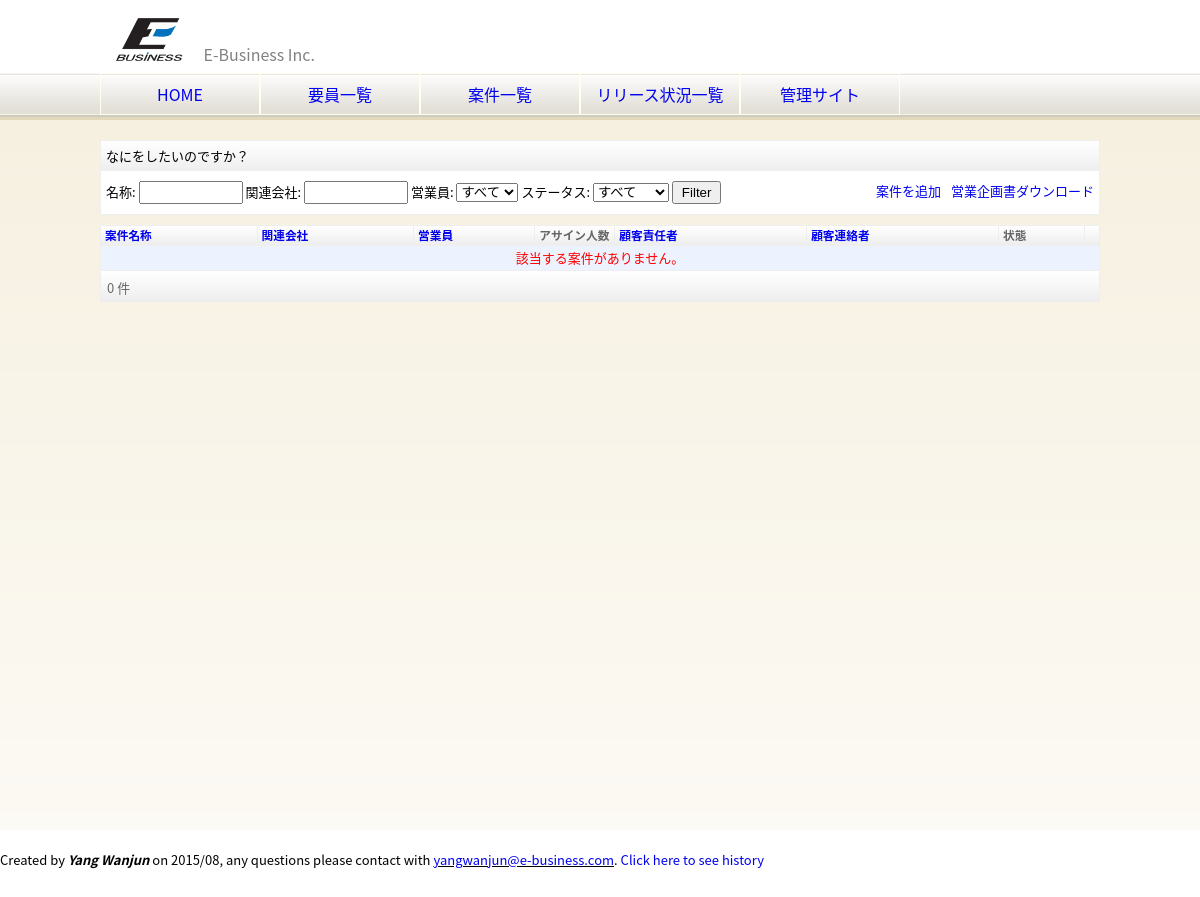
The page /eb/project_list.html on the database as committed earlier.
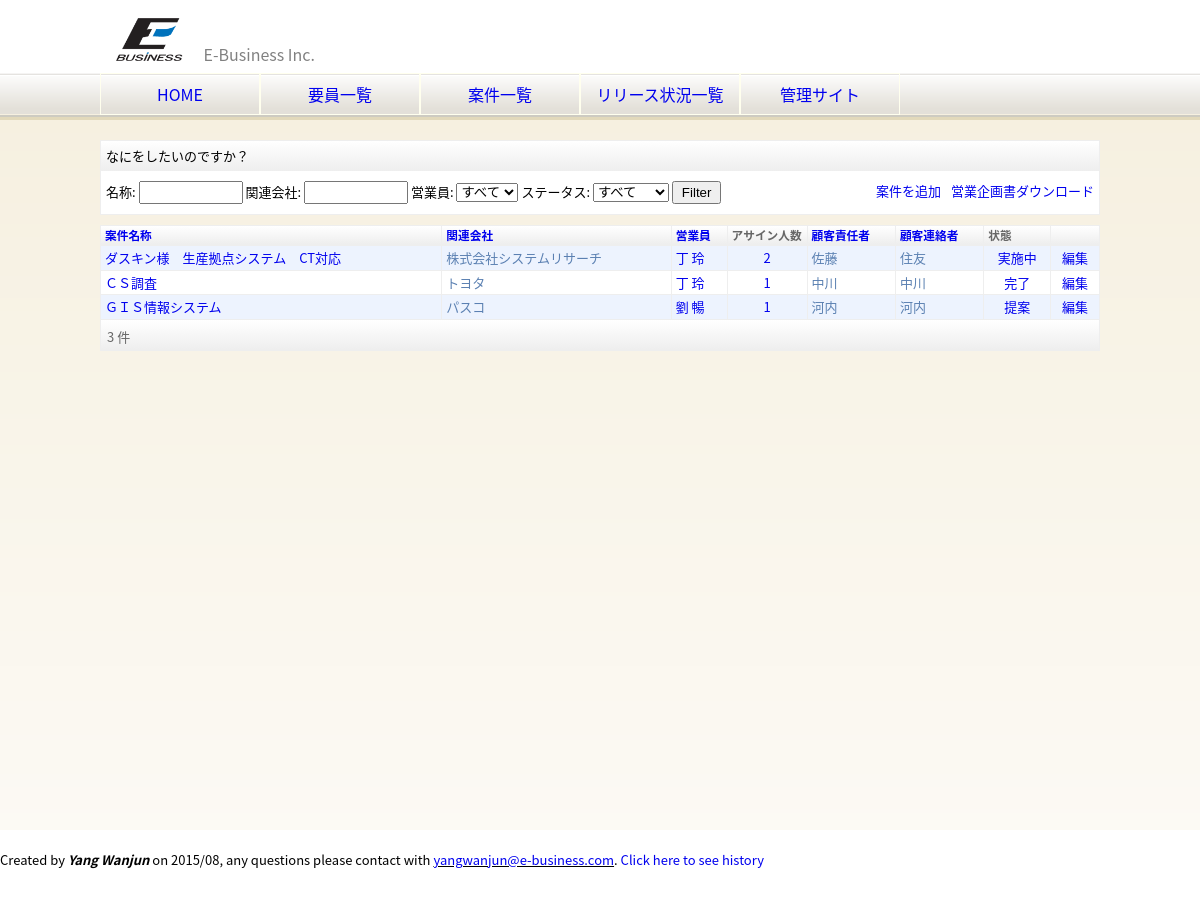
The same page on the database as committed later.
### eb/models.py (models this page shows, shortened)
class Project(models.Model):
    name = models.CharField(blank=False, null=False, max_length=50, verbose_name=u"案件名称")
    description = models.TextField(blank=True, null=True, verbose_name=u"案件概要")
    skills = models.ManyToManyField(Skill, through='ProjectSkill', blank=True, null=True, verbose_name=u"スキル要求")
    start_date = models.DateField(blank=True, null=True, verbose_name=u"開始日")
    end_date = models.DateField(blank=True, null=True, verbose_name=u"終了日")
    address = models.CharField(blank=True, null=True, max_length=255, verbose_name=u"作業場所")
    status = models.IntegerField(choices=PROJECT_STATUS, verbose_name=u"ステータス")
    client = models.ForeignKey(Client, blank=True, null=True, verbose_name=u"関連会社")
    boss = models.ForeignKey(ClientMember, blank=True, null=True, related_name="boss_set", verbose_name=u"案件責任者")
    middleman = models.ForeignKey(ClientMember, blank=True, null=True,
                                  related_name="middleman_set", verbose_name=u"案件連絡者")
    salesperson = models.ForeignKey(Salesperson, blank=True, null=True, verbose_name=u"営業員")
    members = models.ManyToManyField(Member, through='ProjectMember', blank=True, null=True)
    class Meta:
        ordering = ['name']
        verbose_name = verbose_name_plural = u"案件"
    def get_project_members(self):
        return self.projectmember_set.all()

class AbstractCompany(models.Model):
    name = models.CharField(blank=False, null=False, max_length=30, verbose_name=u"会社名")
    japanese_spell = models.CharField(blank=True, null=True, max_length=30, verbose_name=u"フリカナ")
    found_date = models.DateField(blank=True, null=True, verbose_name=u"設立年月日")
    capital = models.BigIntegerField(blank=True, null=True, verbose_name=u"資本金")
    post_code = models.CharField(blank=True, null=True, max_length=7, verbose_name=u"郵便番号")
    address1 = models.CharField(blank=True, null=True, max_length=200, verbose_name=u"住所１")
    address2 = models.CharField(blank=True, null=True, max_length=200, verbose_name=u"住所２")
    tel = models.CharField(blank=True, null=True, max_length=15, verbose_name=u"電話番号")
    fax = models.CharField(blank=True, null=True, max_length=15, verbose_name=u"ファックス")
    class Meta:
        abstract = True

class Client(AbstractCompany):
    president = models.CharField(blank=True, null=True, max_length=30, verbose_name=u"代表者名")
    employee_count = models.IntegerField(blank=True, null=True, verbose_name=u"従業員数")
    sale_amount = models.BigIntegerField(blank=True, null=True, verbose_name=u"売上高")
    payment_type = models.CharField(blank=True, null=True, max_length=2, verbose_name=u"支払方法")
    payment_day = models.CharField(blank=True, null=True, max_length=2, verbose_name=u"支払日")
    comment = models.TextField(blank=True, null=True, verbose_name=u"備考")
    created_date = models.DateTimeField(auto_now_add=True, default=datetime.datetime.now(), editable=False)
    updated_date = models.DateTimeField(auto_now=True, default=datetime.datetime.now(), editable=False)
    class Meta:
        ordering = ['name']
        verbose_name = verbose_name_plural = u"取引先"

class AbstractMember(models.Model):
    employee_id = models.CharField(blank=False, null=False, unique=True, max_length=30, verbose_name=u"社員ID")
    first_name = models.CharField(blank=False, null=False, max_length=30, verbose_name=u"姓")
    last_name = models.CharField(blank=False, null=False, max_length=30, verbose_name=u"名")
    first_name_ja = models.CharField(blank=True, null=True, max_length=30, verbose_name=u"姓(フリカナ)")
    last_name_ja = models.CharField(blank=True, null=True, max_length=30, verbose_name=u"名(フリカナ)")
    first_name_en = models.CharField(blank=False, null=False, max_length=30, verbose_name=u"姓(ローマ字)",
                                     help_text=u"先頭文字は大文字にしてください（例：Zhang）")
    last_name_en = models.CharField(blank=False, null=False, max_length=30, verbose_name=u"名(ローマ字)",
                                    help_text=u"漢字ごとに先頭文字は大文字にしてください（例：XiaoWang）")
    sex = models.CharField(blank=True, null=True, max_length=1, choices=SEX, verbose_name=u"性別")
    country = models.CharField(blank=True, null=True, max_length=20, verbose_name=u"国籍・地域")
    birthday = models.DateField(blank=False, null=False, verbose_name=u"生年月日")
    graduate_date = models.DateField(blank=True, null=True, verbose_name=u"卒業年月日")
    degree = models.IntegerField(blank=True, null=True, choices=DEGREE_TYPE, verbose_name=u"学歴")
    email = models.EmailField(blank=False, null=False, verbose_name=u"メールアドレス")
    post_code = models.CharField(blank=True, null=True, max_length=7, verbose_name=u"郵便番号")
    address1 = models.CharField(blank=True, null=True, max_length=200, verbose_name=u"住所１")
    address2 = models.CharField(blank=True, null=True, max_length=200, verbose_name=u"住所２")
    nearest_station = models.CharField(blank=True, null=True, max_length=15, verbose_name=u"最寄駅")
    phone = models.CharField(blank=True, null=True, max_length=11, verbose_name=u"電話番号")
    is_married = models.CharField(blank=True, null=True, max_length=1, choices=MARRIED, verbose_name=u"婚姻状況")
    member_type = models.IntegerField(default=0, choices=MEMBER_TYPE, verbose_name=u"社員区分")
    section = models.ForeignKey('Section', blank=True, null=True, verbose_name=u"部署")
    company = models.ForeignKey('Company', blank=True, null=True, verbose_name=u"会社")
    japanese_description = models.TextField(blank=True, null=True, verbose_name=u"日本語能力の説明")
    certificate = models.TextField(blank=True, null=True, verbose_name=u"資格の説明")
    comment = models.TextField(blank=True, null=True, verbose_name=u"備考")
    user = models.OneToOneField(User, blank=True, null=True)
    class Meta:
        abstract = True

class Salesperson(AbstractMember):
    class Meta:
        ordering = ['first_name', 'last_name']
        verbose_name = verbose_name_plural = u"営業員"
    def __unicode__(self):
        return u"%s %s" % (self.first_name, self.last_name)

class ClientMember(models.Model):
    name = models.CharField(blank=False, null=False, max_length=30, verbose_name=u"名前")
    email = models.EmailField(blank=False, null=False, verbose_name=u"メールアドレス")
    phone = models.CharField(blank=True, null=True, max_length=11, verbose_name=u"電話番号")
    client = models.ForeignKey(Client, blank=False, null=False, verbose_name=u"所属会社")
    class Meta:
        ordering = ['name']
        verbose_name = verbose_name_plural = u"お客様"

### eb/views.py (the view)
def project_list(request):
    status = request.GET.get('status', None)
    name = request.GET.get('name', None)
    client = request.GET.get('client', None)
    salesperson = request.GET.get('salesperson', None)
    download = request.GET.get('download', None)
    params = ""
    o = request.GET.get('o', None)
    dict_order = common.get_ordering_dict(o, ['name', 'client__name', 'salesperson__first_name', 'boss__name',
                                              'middleman__name'])
    order_list = common.get_ordering_list(o)
    if download == common.DOWNLOAD_BUSINESS_PLAN:
        projects = Project.objects.filter(status=4)
    else:
        projects = Project.objects.all()
    if salesperson:
        salesperson_obj = Salesperson.objects.get(employee_id=salesperson)
        projects = salesperson_obj.project_set.all()
        params += "&salesperson=%s" % (salesperson,)
    if status:
        projects = Project.objects.filter(status=status)
        params += "&status=%s" % (status,)
    if name:
        projects = projects.filter(name__contains=name)
        params += "&name=%s" % (name,)
    if order_list:
        projects = projects.order_by(*order_list)
    if client:
        projects = [project for project in projects if client in project.client.name]
        params += "&client=%s" % (client,)
    if download == common.DOWNLOAD_BUSINESS_PLAN:
        filename = common.NAME_BUSINESS_PLAN % (datetime.date.today().month,)
        output = common.generate_business_plan(projects, filename)
        response = HttpResponse(output.read(), content_type="application/ms-excel")
        response['Content-Disposition'] = "filename=" + urllib.quote(filename.encode('utf-8')) + ".xlsx"
        return response
    else:
        context = RequestContext(request, {
            'company': company,
            'title': u'案件一覧',
            'projects': projects,
            'salesperson': Salesperson.objects.all(),
            'params': params,
            'dict_order': dict_order,
        })
        template = loader.get_template('project_list.html')
        return HttpResponse(template.render(context))

### eb/templates/project_list.html (shortened to what this page needs)
{% extends "base.html" %}
{% block content %}
    <div class="dashboard">
        <div class="dashboard-title">なにをしたいのですか？</div>
        <form action="{% url 'project_list' %}" method="get">
            <span>名称: </span><input type="text" id="name" name="name" style="width: 100px;"/>
            <span>関連会社: </span><input type="text" id="client" name="client" style="width: 100px;"/>
            <span>営業員:</span>
            <select id="salesperson" name="salesperson">
                <option value="">すべて</option>
            </select>
            <span>ステータス: </span>
            <select id="status" name="status">
                <option value="">すべて</option>
            </select>
            <input type="submit" value="Filter" />
            <a href="?download=business_plan{{ params }}" target="_blank" class="button">営業企画書ダウンロード</a>
            <a href="/admin/eb/project/add/" target="_blank" class="button">案件を追加</a>
        </form>
    </div>
    <table class="list" cellpadding="0" cellspacing="0">
        <thead>
            <tr>
                <th>
                    <div class="text">
                        <a href="?o={{ dict_order.name.url }}{{ params }}">案件名称</a>
                    </div>
                </th>
                <th>
                    <div class="text">
                        <a href="?o={{ dict_order.client__name.url }}{{ params }}">関連会社</a>
                    </div>
                </th>
                <th>
                    <div class="text">
                        <a href="?o={{ dict_order.salesperson__first_name.url }}{{ params }}">営業員</a>
                    </div>
                </th>
                <th style="width: 75px;">アサイン人数</th>
                <th>
                    <div class="text">
                        <a href="?o={{ dict_order.boss__name.url }}{{ params }}">顧客責任者</a>
                    </div>
                </th>
                <th>
                    <div class="text">
                        <a href="?o={{ dict_order.middleman__name.url }}{{ params }}">顧客連絡者</a>
                    </div>
                </th>
                <th>状態</th>
                <th></th>
            </tr>
        </thead>
        <tbody>
            {% if projects %}
                {% for project in projects %}
                    <tr class="{% cycle 'row1' 'row2' %}">
                        <td><a href="{% url 'project_detail' project.pk %}">{{ project.name }}</a></td>
                        <td>{{ project.client.name }}</td>
                        <td>
                            {% if project.salesperson %}
                                <a href="?salesperson={{ project.salesperson.employee_id }}">{{ project.salesperson }}</a>
                            {% endif %}
                        </td>
                        <td class="center"><a href="{% url 'project_members' project.pk %}">{{ project.get_project_members.count }}</a></td>
                        <td>{{ project.boss.name }}</td>
                        <td>{{ project.middleman.name }}</td>
                        <td class="center"><a href="?status={{ project.status }}">{{ project.get_status_display }}</a></td>
                        <td class="center"><a href="/admin/eb/project/{{ project.id }}/" target="_blank">編集</a></td>
                    </tr>
                {% endfor %}
            {% else %}
                <tr class="row1"><td class="center red" colspan="9">該当する案件がありません。</td></tr>
            {% endif %}
        </tbody>
        <tfoot>
            <tr>
                <td colspan="9">
                    <div class="pagination">
                        <span class="step-links">
                            <span>{{ projects|length }} 件</span>
                        </span>
                    </div>
                </td>
            </tr>
        </tfoot>
    </table>
{% endblock %}

### eb/templates/base.html (shortened to what this page needs)
<!DOCTYPE html>
<html lang="ja">
<head>
    <link rel="stylesheet" type="text/css" href="/static/css/base.css">
    <link rel="stylesheet" type="text/css" href="/static/css/header.css">
    <link rel="stylesheet" type="text/css" href="/static/css/section.css">
    <link rel="stylesheet" type="text/css" href="/static/css/footer.css">
</head>
<body>
	<header>
        <div class="container">
            <div class="header-top">
                <img class="logo" src="/static/img/logo.gif" />
                <span style="color: gray;">E-Business Inc.</span>
            </div>
            <div class="header-nav">
                <ul>
                    <li><a href="{% url 'index' %}">HOME</a></li>
                    <li><a href="{% url 'employee_list' %}">要員一覧</a></li>
                    <li><a href="{% url 'project_list' %}">案件一覧</a></li>
                    <li><a href="{% url 'release_list' %}">リリース状況一覧</a></li>
                    <li><a href="/admin/">管理サイト</a></li>
                </ul>
            </div>
        </div>
    </header>
    <section>
        <div class="container">
        {% block content %}{% endblock %}
        </div>
    </section>
	<footer>
        Created by <b><i>Yang Wanjun</i></b> on 2015/08, any questions please contact with
        <u><a href="mailto: yangwanjun@e-business.com">yangwanjun@e-business.com</a></u>.
        <a href="{% url 'history' %}">Click here to see history</a>
    </footer>
</body>
</html>

### static/css/base.css (style rules this page uses)
html { height: 100%; }
body { height: 100%; font-family: YouYuan, 'Noto Sans CJK JP', 'Noto Sans', 'Source Han Sans J', SourceHanSansJP, メイリオ, Meiryo, 游ゴシック, YuGothic, 'ヒラギノ角ゴ Pro W3', 'Hiragino Kaku Gothic Pro', sans-serif, msyh; }
div.container { margin: 0 auto; width: 1000px; }
li { overflow: hidden; }
* { margin: 0; padding: 0; line-height: 1.5; }
a { text-decoration: none; }
.center { text-align: center; }

### static/css/header.css (style rules this page uses)
header { background: url("/static/img/bg_navi.gif") repeat-x bottom left; height: 120px; }
header div.header-top { height: 73px; }
header div.header-nav ul li { float: left; display: block; width: 160px; height: 48px; overflow: hidden; cursor: pointer; text-align: center; vertical-align: middle; }
header div.header-nav ul li a { display: block; padding-top: 8px; padding-bottom: 8px; border: 1px solid #ffe; }
header img.logo { width: 100px; margin-top: 18px; }

### static/css/section.css (style rules this page uses)
section { font-size: 13px; background: url("/static/img/bg_section.gif") repeat-x top left; min-height: 700px; padding-top: 10px; }
section table.list { width: 100%; color: #5b80b2; border-left: 1px solid #eee; margin-top: 10px; }
section table.list th, section table.list tfoot td { border-right: 1px solid #eee; background: linear-gradient(#fff, #eee) }
section table.list th { font-size: .9em; padding-left: 4px; text-align: left; }
section table.list th div.text { cursor: pointer; }
section table.list th div.text a { display: block; }
section table.list td { padding: 2px 4px; border-top: 1px solid #eee; border-right: 1px solid #eee; }
section table.list th, section table.list tfoot td { color: #666; border-top: 1px solid #eee; border-bottom: 1px solid #eee; }
section .row1 { background: #EDF3FE; }
section .row2 { background: #FFF; }
section div.dashboard { margin-top: 10px; margin-bottom: 10px; border: 1px solid #eee; background-color: #fff; }
section div.dashboard div.dashboard-title { padding: 5px 5px; background: linear-gradient(#fff, #eee) }
section div.dashboard form, section div.dashboard table { width: 100%; padding: 10px 5px; min-height: 20px; }
section div.dashboard a.button { float: right; margin-right: 10px; }
section input[type=submit] { padding: 2px 8px; }
section .pagination { margin-top: 3px; padding: 2px; }

### static/css/footer.css (style rules this page uses)
footer { position: relative; right: 0; bottom: 0; font-size: 13px; height: 100px; padding-top: 20px; }

Rows that differ between the two databases and show on the page:
added Project: name "ダスキン様 生産拠点システム CT対応", client.name "株式会社システムリサーチ", salesperson "丁 玲", get_project_members.count "2", boss.name "佐藤", middleman.name "住友", status "実施中"
added Project: name "ＣＳ調査", client.name "トヨタ", salesperson "丁 玲", get_project_members.count "1", boss.name "中川", middleman.name "中川", status "完了"
added Project: name "ＧＩＳ情報システム", client.name "パスコ", salesperson "劉 暢", get_project_members.count "1", boss.name "河内", middleman.name "河内", status "提案"
Other text that changed with them:
{{ projects|length }}: "0" → "3"
text no longer shown: "該当する案件がありません。"
